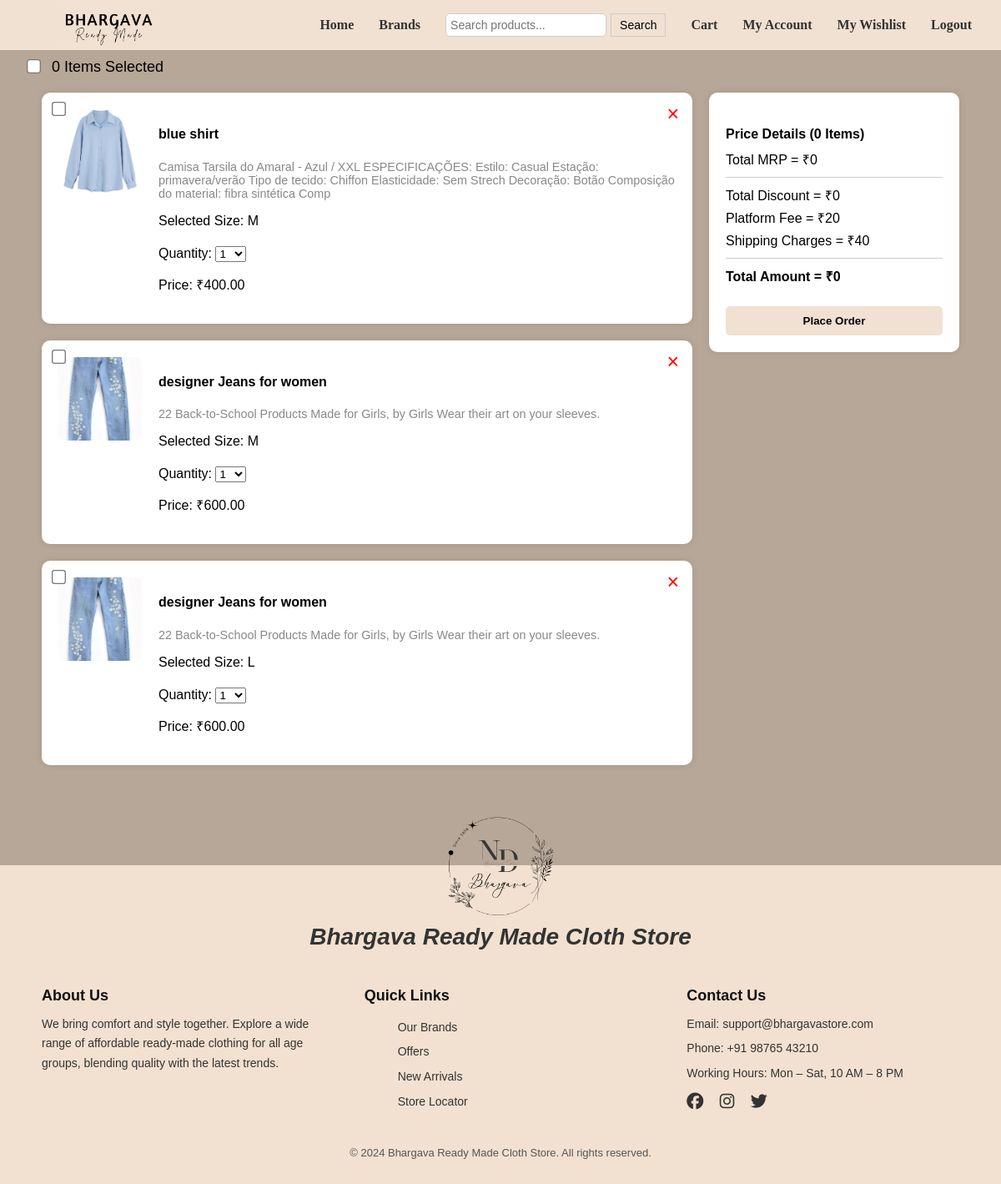
The page /cart/ (signed in) on the database its author committed.
### store/models.py (models this page shows, shortened)
class Cart(models.Model):
    user_email = models.EmailField()
    product = models.ForeignKey('Product', on_delete=models.CASCADE)
    selected_size = models.CharField(max_length=5)
    quantity = models.PositiveIntegerField(default=1)
    added_at = models.DateTimeField(auto_now_add=True)

class Product(models.Model):
    id = models.AutoField(primary_key=True)  # Auto incrementing id
    brand = models.CharField(max_length=255)
    cloth = models.CharField(choices=[('kids', 'Kids'), ('men', 'Men'), ('women', 'Women')], max_length=5)
    name = models.CharField(max_length=255)
    description = models.TextField()
    price = models.DecimalField(decimal_places=2, max_digits=10)
    image = models.ImageField(upload_to='products/')
    category = models.ForeignKey(Category, on_delete=models.CASCADE, related_name='products')

### store/views.py (the view)
# urls.py: path('cart/', views.view_cart, name='cart'),
def view_cart(request):
    user_email = request.user.email
    cart_items = Cart.objects.filter(user_email=user_email)
    brands = Product.objects.values_list('brand', flat=True).distinct()
    return render(request, 'store/cart.html', {'cart_items': cart_items,'brands': brands,})

### store/templatetags/cart_extras.py (called while the page is built)
@register.simple_tag
def to_range(start, end):
    return range(int(start), int(end))

### store/templates/store/cart.html (shortened to what this page needs)
{% extends 'base_generic.html' %}
{% load static %}
{% load cart_extras %}
{% block content %}
{% include 'store/user_navbar.html' %}
<div class="select-all-container">
    <input type="checkbox" id="selectAll" style="transform: scale(1.3);" onclick="toggleSelectAll()">
    <span id="selected-items-count">0</span> Items Selected
</div>
<div class="cart-container">
    <div class="cart-items">
        {% for item in cart_items %}
        <div class="cart-box" data-price="{{ item.product.price }}">
            <input type="checkbox" class="select-checkbox">
            <button class="remove-btn" onclick="confirmRemoveProduct({{ item.id }})">&times;</button>
            <img src="{{ item.product.image.url }}" alt="{{ item.product.name }}">
            <div class="cart-info">
                <h4>{{ item.product.name }}</h4>
                <p class="description">{{ item.product.description }}</p>
                <p>Selected Size: {{ item.selected_size }}</p>
                <label>Quantity:</label>
                {% to_range 1 11 as quantity_range %}
                <select class="quantity-dropdown">
                    {% for i in quantity_range %}
                        <option value="{{ i }}" {% if i == item.quantity %} selected {% endif %}>{{ i }}</option>
                    {% endfor %}
                </select>
                <p class="item-price">Price: ₹<span class="price-value">{{ item.product.price }}</span></p>
            </div>
        </div>
        {% endfor %}
    </div>
    <div class="price-summary">
        <div class="order-summary">
            <h4>Price Details (<span id="summary-items-count">0</span> Items)</h4>
            <p>Total MRP = ₹<span id="total-mrp">0</span></p>
            <div class="summary-line"></div>
            <p>Total Discount = ₹<span id="discount">0</span></p>
            <p>Platform Fee = ₹<span id="platform-fee">20</span></p>
            <p>Shipping Charges = ₹<span id="shipping">40</span></p>
            <div class="summary-line"></div>
            <p><strong>Total Amount = ₹<span id="total-amount">0</span></strong></p>
            <button class="place-order-btn">Place Order</button>
        </div>
    </div>
</div>
{% endblock %}

### store/templates/base_generic.html (style rules this page uses)
body { font-family: Arial, sans-serif; margin: 0; padding: 0; }

### store/templates/store/user_navbar.html (style rules this page uses)
body { margin: 0; background-color: #b7a798; }

### store/templates/store/cart.html (style rules this page uses)
body { background-color: #b7a798; font-family: Arial, sans-serif; }
.cart-container { display: flex; padding: 20px; gap: 20px; margin-left: 30px; margin-right: 30px; }
.cart-items { flex: 3; }
.price-summary { flex: 1; background: #fff; padding: 20px; border-radius: 10px; box-shadow: 0 0 10px rgba(0,0,0,0.1); height: fit-content; }
.cart-box { display: flex; align-items: flex-start; background: #fff; margin-bottom: 20px; padding: 20px; border-radius: 10px; box-shadow: 0 0 8px rgba(0,0,0,0.1); position: relative; }
.cart-box img { width: 100px; height: 100px; object-fit: cover; border-radius: 8px; }
.cart-info { flex-grow: 1; margin-left: 20px; }
.cart-info p.description { color: #888; font-size: 0.9em; }
.cart-info select { margin-top: 5px; }
.remove-btn { position: absolute; top: 10px; right: 10px; background: transparent; border: none; font-size: 25px; color: red; cursor: pointer; }
.select-checkbox { position: absolute; top: 10px; left: 10px; transform: scale(1.3); }
.summary-line { border-top: 1px solid #ccc; margin: 10px 0; }
.order-summary h4 { margin-bottom: 10px; }
.order-summary p { margin: 5px 0; }
.place-order-btn { margin-top: 20px; width: 100%; background-color: #f1e1d2; color: rgb(6, 5, 5); padding: 10px; border: none; border-radius: 5px; cursor: pointer; font-weight: 800; }
.select-all-container { margin-bottom: 0px; font-size: 18px; margin-left: 30px; margin-top: 10px; }
.select-all-container input { margin-right: 10px; }

### rows shown on the page
Cart: product.image (picture), product.name "blue shirt", product.description "Camisa Tarsila do Amaral - Azul / XXL ESPECIFICAÇÕES: Estilo: Casual Estação: primavera/verão Tipo de tecido: Chiffon Elasticidade: Sem Strech Decoração: Botão Composição do material: fibra sintética Comp", selected_size "M", quantity "1", product.price "400.00"
Cart: product.image (picture), product.name "designer Jeans for women", product.description "22 Back-to-School Products Made for Girls, by Girls Wear their art on your sleeves.", selected_size "M", quantity "1", product.price "600.00"
Cart: product.image (picture), product.name "designer Jeans for women", product.description "22 Back-to-School Products Made for Girls, by Girls Wear their art on your sleeves.", selected_size "L", quantity "1", product.price "600.00"
